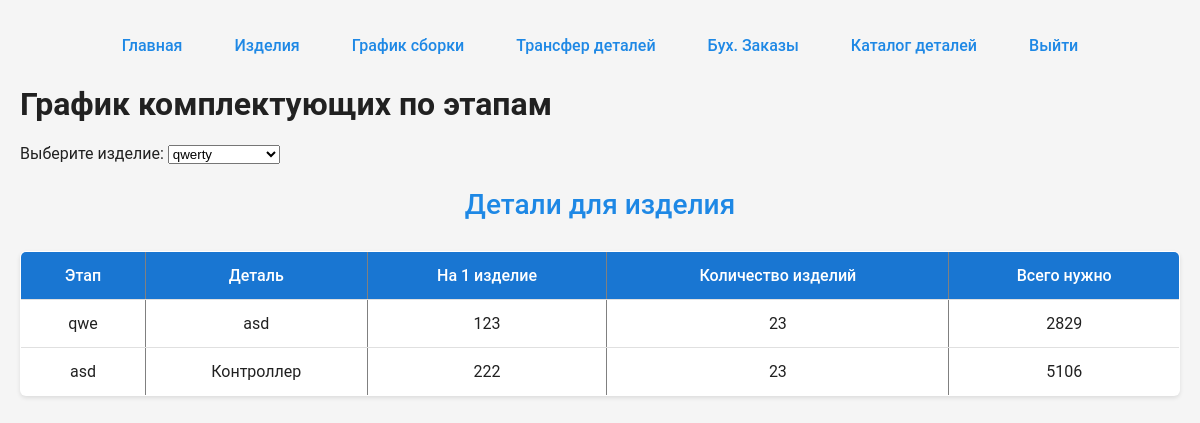
The app's page /pages/product_graph.php?product_id=3 (signed in) with its own data.
### tables this page shows
CREATE TABLE `stages` (
  `id` int NOT NULL,
  `product_id` int DEFAULT NULL,
  `name` varchar(255) NOT NULL
);

CREATE TABLE `parts` (
  `id` int NOT NULL,
  `name` varchar(255) NOT NULL,
  `nomenclature_number` varchar(100) NOT NULL
);

CREATE TABLE `stage_parts` (
  `id` int NOT NULL,
  `stage_id` int DEFAULT NULL,
  `part_id` int DEFAULT NULL,
  `quantity_required` int NOT NULL
);

CREATE TABLE `product_plan` (
  `id` int NOT NULL,
  `product_id` int DEFAULT NULL,
  `year` int DEFAULT NULL,
  `quantity` int NOT NULL,
  `order_number` int NOT NULL
);

### assets/php/script/queries.php (called while the page is built, shortened)
<?php
function getProductGraph($product_id) {
    global $pdo;
    $stmt = $pdo->prepare("
        SELECT
            s.name AS stage_name,
            p.name AS part_name,
            sp.quantity_required,
            pr.quantity AS product_quantity,
            (sp.quantity_required * pr.quantity) AS total_required
        FROM stages s
        JOIN stage_parts sp ON s.id = sp.stage_id
        JOIN parts p ON sp.part_id = p.id
        JOIN product_plan pr ON s.product_id = pr.product_id
        WHERE s.product_id = ?
        ORDER BY s.id
    ");
    $stmt->execute([$product_id]);
    return $stmt->fetchAll(PDO::FETCH_ASSOC);
}
?>

### pages/product_graph.php (the view, shortened to what this page needs)
<?php
include_once '../assets/php/script/connect.php';
include_once '../assets/php/script/queries.php';
$products = $pdo->query("SELECT * FROM products")->fetchAll(PDO::FETCH_ASSOC);
$selectedProduct = isset($_GET['product_id']) ? $_GET['product_id'] : null;
$data = $selectedProduct ? getProductGraph($selectedProduct) : [];
?>
<!DOCTYPE html>
<html lang="ru">
<head>
    <link rel="stylesheet" href="../assets/css/style.css">
</head>
<body>
<?php include_once '../assets/php/head.php'; ?>
    <h1>График комплектующих по этапам</h1>
    <form method="get">
        <label>Выберите изделие:
            <select name="product_id" onchange="this.form.submit()">
                <?php foreach ($products as $product): ?>
                    <option value="<?= $product['id'] ?>" <?= ($product['id'] == $selectedProduct ? 'selected' : '') ?>>
                        <?= htmlspecialchars($product['name']) ?>
                    </option>
                <?php endforeach; ?>
            </select>
        </label>
    </form>
    <?php if ($selectedProduct && $data): ?>
        <h2>Детали для изделия</h2>
        <table border="1" cellpadding="5">
            <tr>
                <th>Этап</th>
                <th>Деталь</th>
                <th>На 1 изделие</th>
                <th>Количество изделий</th>
                <th>Всего нужно</th>
            </tr>
            <?php foreach ($data as $row): ?>
                <tr>
                    <td><?= htmlspecialchars($row['stage_name']) ?></td>
                    <td><?= htmlspecialchars($row['part_name']) ?></td>
                    <td><?= $row['quantity_required'] ?></td>
                    <td><?= $row['product_quantity'] ?></td>
                    <td><?= $row['total_required'] ?></td>
                </tr>
            <?php endforeach; ?>
        </table>
    <?php elseif ($selectedProduct): ?>
        <p>Нет данных по выбранному изделию.</p>
    <?php endif; ?>
</body>
</html>

### assets/css/style.css (style rules this page uses)
body { font-family: 'Roboto', sans-serif; background-color: #f5f5f5; margin: 0; padding: 20px; color: #212121; }
h2 { text-align: center; color: #1e88e5; margin-bottom: 30px; font-weight: 500; font-size: 28px; }
table { width: 100%; border-collapse: collapse; margin-top: 20px; background-color: #fff; box-shadow: 0 2px 4px rgba(0,0,0,0.1); border-radius: 6px; overflow: hidden; }
th, td { padding: 14px 16px; text-align: center; border-bottom: 1px solid #e0e0e0; }
th { background-color: #1976d2; color: white; font-weight: 500; }
tr:last-child td { border-bottom: none; }

### records on screen
stages: name "qwe", parts.name "asd", stage_parts.quantity_required "123", product_plan.quantity "23", total_required "2829"
stages: name "asd", parts.name "Контроллер", stage_parts.quantity_required "222", product_plan.quantity "23", total_required "5106"

### other values on screen
form field product_id "qwerty"
